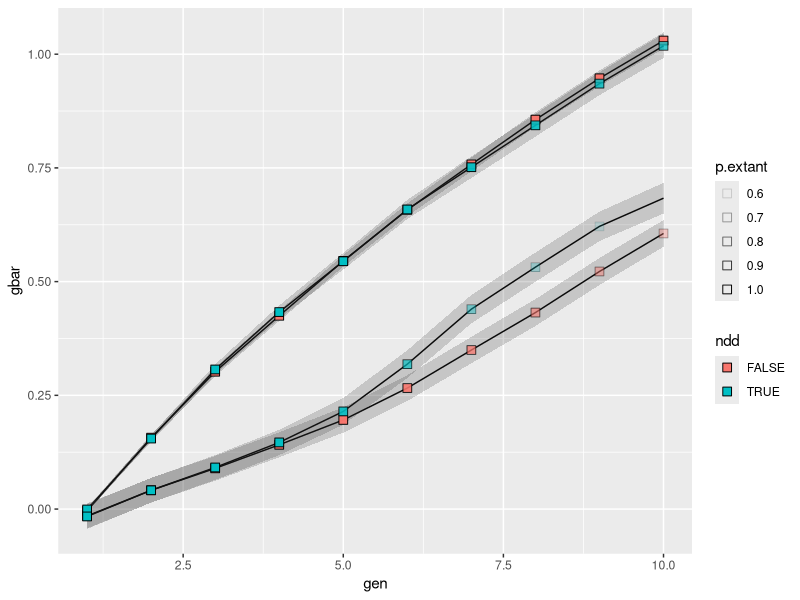
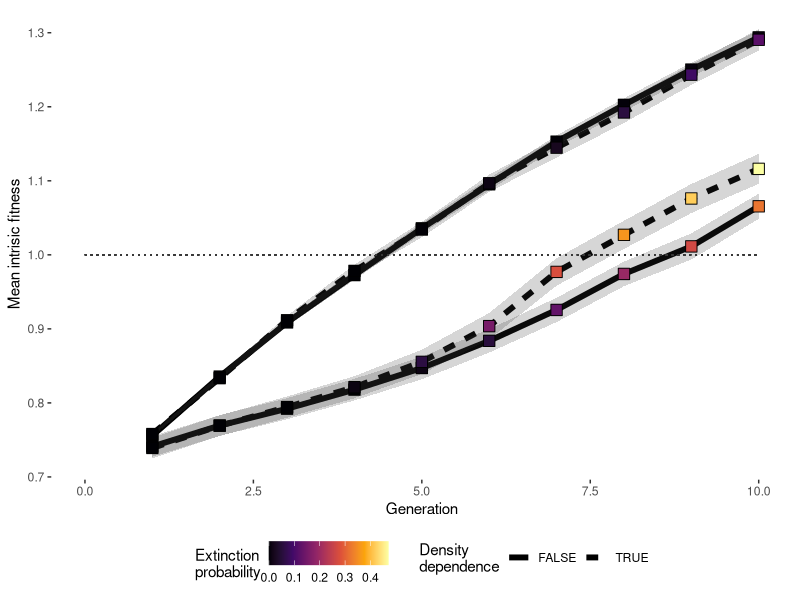
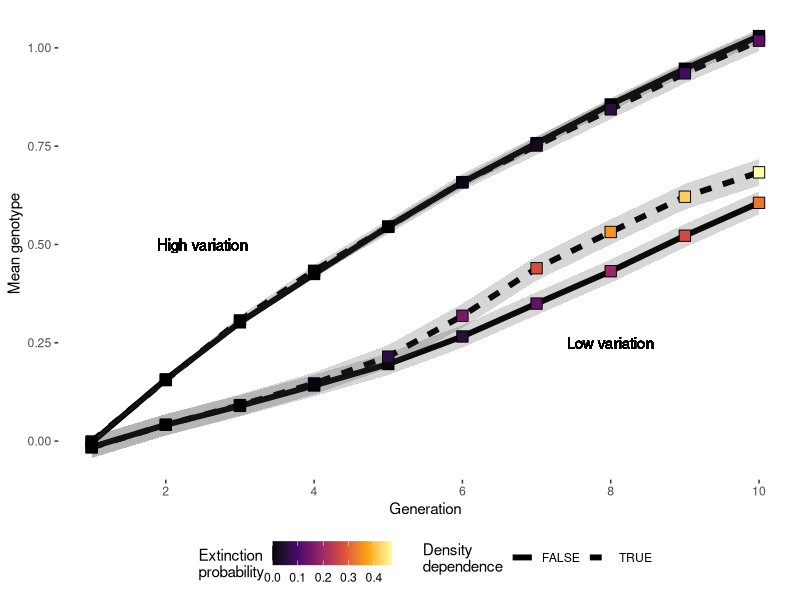

The R source for these figures, in order:
# Quick and dirty plot looking at differences in genotypic change between
# density dependent and density independent populations.
# I ran 1100 simulations of each alpha = 0 and alpha > 0 trials at two different
# levels of initial genetic variation.
# Note that to minimize extinctions all populations are initialized at N = 120.
# At each time step I saved genotype (g_i), phenotype (z_i), and fitness (w_i).
# Here I am plotting results.
# Simulation code: simulations/sim_thrice_bottlenecked/sim_a***_gt_big_init.R


### Load packages

library(ggplot2)
library(dplyr)
library(tidyr)

### Load and combine data

# density independent trials
bign.a000 = read.csv('simulations/outputs/thrice_bottlenecked_results/a000_gt_big_init.csv')
# density dependent trials
bign.a035 = read.csv('simulations/outputs/thrice_bottlenecked_results/a035_gt_big_init.csv')

# combine
bign0.gt = rbind(
  bign.a000 %>% mutate(ndd = FALSE),
  bign.a035 %>% mutate(ndd = TRUE)
) %>%
  # Add column for probablity/proportion of populations extant at this time
  mutate(p.extant = n.trials / max(n.trials))

### Plot results

bign0.gt %>%
  mutate(p.extant = n.trials / max(n.trials)) %>%
  ggplot(aes(x = gen)) +
  geom_line(
    aes(y = gbar, group = interaction(bottleneck, ndd))
  ) +
  geom_ribbon(
    aes(ymin = gbar - 2 * sqrt(gvar / n.trials),
        ymax = gbar + 2 * sqrt(gvar / n.trials),
        group = interaction(bottleneck, ndd)),
    alpha = 0.2
  ) +
  geom_point(
    aes(y = gbar,
        fill = ndd,
        alpha = p.extant),
    shape = 22, size = 3
  ) +
  scale_alpha_continuous(range = c(0, 1))
# Here, plotting genotypes (g_i) over time
# Colored by density dependence (NDD = TRUE is density dependent)

bign0.gt %>%
  ggplot(aes(x = gen)) +
  geom_line(
    aes(y = wbar, 
        linetype = ndd,
        group = interaction(bottleneck, ndd)),
    size = 2
  ) +
  geom_ribbon(
    aes(ymin = wbar - 2 * sqrt(wvar / n.trials),
        ymax = wbar + 2 * sqrt(wvar / n.trials),
        group = interaction(bottleneck, ndd)),
    alpha = 0.2
  ) +
  geom_point(
    aes(y = wbar,
        fill = 1 - p.extant),
    shape = 22, size = 4
  ) +
  geom_segment(
    aes(x = 0, xend = 10, y = 1, yend = 1),
    linetype = 3, colour = 'gray22'
  ) +
  scale_fill_viridis_c(option = 'B') +
  theme(panel.background = element_blank(),
        legend.position = 'bottom') +
  labs(x = 'Generation', y = 'Mean intrisic fitness',
       linetype = 'Density\ndependence',
       fill = 'Extinction\nprobability')
# Here, plotting fitness (w, wbar, w_i)
# Darker color = fewer populations extinct (higher probability of a population being extant).

bign0.gt %>%
  ggplot(aes(x = gen)) +
  geom_line(
    aes(y = gbar, 
        linetype = ndd,
        group = interaction(bottleneck, ndd)),
    size = 2
  ) +
  geom_ribbon(
    aes(ymin = gbar - 2 * sqrt(gvar / n.trials),
        ymax = gbar + 2 * sqrt(gvar / n.trials),
        group = interaction(bottleneck, ndd)),
    alpha = 0.2
  ) +
  geom_point(
    aes(y = gbar,
        fill = 1 - p.extant),
    shape = 22, size = 4
  ) +
  geom_text(
    x = 2.5, y = 0.5, label = 'High variation'
  ) +
  geom_text(
    x = 8, y = 0.25, label = 'Low variation'
  ) +
  scale_x_continuous(breaks = 2*(1:5)) +
  scale_fill_viridis_c(option = 'B') +
  labs(x = 'Generation', y = 'Mean genotype',
       linetype = 'Density\ndependence',
       fill = 'Extinction\nprobability') +
  theme(panel.background = element_blank(),
        legend.position = 'bottom')
### Conclusions

# Here, actually, there is no difference in rate of genotypic change.
# Huh... think this is because populations never get small enough to lose
# genetic variation.
# You can definitely see the effect of genetic variation.
# The difference in extinctions (need a better way to visualize this) shows NDD
# selecting for more fit populations.

# Differences in genetic variation are caused by populations being small. But
# then those populations go extinct. This raises the average genotype of the
# surviving population, partially negating the effect of eroded genetic
# variation.

